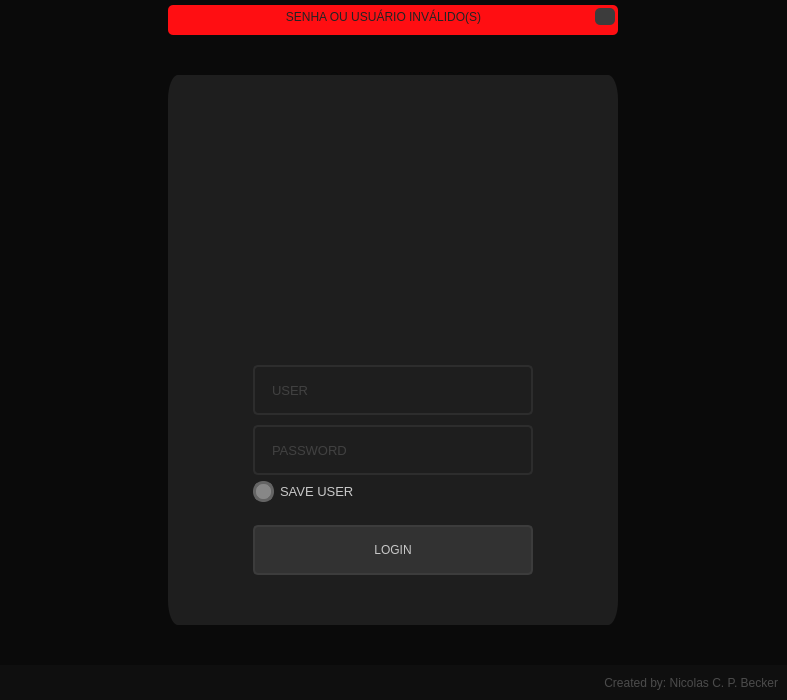
<?xml version="1.0" encoding="UTF-8"?>
<ui version="4.0">
 <class>MainWindow</class>
 <widget class="QMainWindow" name="MainWindow">
  <property name="geometry">
   <rect>
    <x>0</x>
    <y>0</y>
    <width>787</width>
    <height>700</height>
   </rect>
  </property>
  <property name="minimumSize">
   <size>
    <width>500</width>
    <height>700</height>
   </size>
  </property>
  <property name="windowTitle">
   <string>Login menu</string>
  </property>
  <property name="styleSheet">
   <string notr="true">color: rgb(200, 200, 200);
background-color: rgb(10, 10, 10);</string>
  </property>
  <widget class="QWidget" name="centralwidget">
   <layout class="QVBoxLayout" name="verticalLayout">
    <property name="spacing">
     <number>0</number>
    </property>
    <property name="leftMargin">
     <number>0</number>
    </property>
    <property name="topMargin">
     <number>0</number>
    </property>
    <property name="rightMargin">
     <number>0</number>
    </property>
    <property name="bottomMargin">
     <number>0</number>
    </property>
    <item>
     <widget class="QFrame" name="top_bar">
      <property name="maximumSize">
       <size>
        <width>16777215</width>
        <height>35</height>
       </size>
      </property>
      <property name="styleSheet">
       <string notr="true"/>
      </property>
      <property name="frameShape">
       <enum>QFrame::NoFrame</enum>
      </property>
      <property name="frameShadow">
       <enum>QFrame::Raised</enum>
      </property>
      <layout class="QHBoxLayout" name="horizontalLayout_2">
       <property name="spacing">
        <number>0</number>
       </property>
       <property name="leftMargin">
        <number>0</number>
       </property>
       <property name="topMargin">
        <number>5</number>
       </property>
       <property name="rightMargin">
        <number>0</number>
       </property>
       <property name="bottomMargin">
        <number>0</number>
       </property>
       <item>
        <widget class="QFrame" name="frame_error">
         <property name="maximumSize">
          <size>
           <width>450</width>
           <height>16777215</height>
          </size>
         </property>
         <property name="styleSheet">
          <string notr="true">QFrame {
	background-color: rgb(255, 14, 18);
	border-radius: 5px;
}</string>
         </property>
         <property name="frameShape">
          <enum>QFrame::NoFrame</enum>
         </property>
         <property name="frameShadow">
          <enum>QFrame::Raised</enum>
         </property>
         <layout class="QHBoxLayout" name="horizontalLayout_3">
          <property name="spacing">
           <number>6</number>
          </property>
          <property name="leftMargin">
           <number>10</number>
          </property>
          <property name="topMargin">
           <number>3</number>
          </property>
          <property name="rightMargin">
           <number>3</number>
          </property>
          <property name="bottomMargin">
           <number>10</number>
          </property>
          <item>
           <widget class="QLabel" name="label_error">
            <property name="styleSheet">
             <string notr="true">color: rgb(35, 35, 35);</string>
            </property>
            <property name="text">
             <string>SENHA OU USUÁRIO INVÁLIDO(S)</string>
            </property>
            <property name="alignment">
             <set>Qt::AlignCenter</set>
            </property>
           </widget>
          </item>
          <item>
           <widget class="QPushButton" name="bt_close">
            <property name="maximumSize">
             <size>
              <width>20</width>
              <height>20</height>
             </size>
            </property>
            <property name="styleSheet">
             <string notr="true">QPushButton {
	background-image: url(:/Close_Image/cil-x.png);
	border-radius: 5px;
	background-position: center;
	background-color: rgb(60, 60, 60);
}
QPushButton:hover {
	color: rgb(200, 200, 200);
	background-color:rgb(50, 50, 50);
}
QPushButton:pressed {
	color: rgb(200, 200, 200);
	background-color:rgb(35, 35, 35);
}</string>
            </property>
            <property name="text">
             <string/>
            </property>
           </widget>
          </item>
         </layout>
        </widget>
       </item>
      </layout>
     </widget>
    </item>
    <item>
     <widget class="QFrame" name="content">
      <property name="styleSheet">
       <string notr="true"/>
      </property>
      <property name="frameShape">
       <enum>QFrame::NoFrame</enum>
      </property>
      <property name="frameShadow">
       <enum>QFrame::Raised</enum>
      </property>
      <layout class="QHBoxLayout" name="horizontalLayout">
       <property name="spacing">
        <number>0</number>
       </property>
       <property name="leftMargin">
        <number>0</number>
       </property>
       <property name="topMargin">
        <number>0</number>
       </property>
       <property name="rightMargin">
        <number>0</number>
       </property>
       <property name="bottomMargin">
        <number>0</number>
       </property>
       <item>
        <widget class="QFrame" name="login_area">
         <property name="maximumSize">
          <size>
           <width>450</width>
           <height>550</height>
          </size>
         </property>
         <property name="styleSheet">
          <string notr="true">background-color: rgb(30, 30, 30);
border-radius: 10px solid;</string>
         </property>
         <property name="frameShape">
          <enum>QFrame::NoFrame</enum>
         </property>
         <property name="frameShadow">
          <enum>QFrame::Raised</enum>
         </property>
         <widget class="QFrame" name="logo">
          <property name="geometry">
           <rect>
            <x>45</x>
            <y>40</y>
            <width>360</width>
            <height>90</height>
           </rect>
          </property>
          <property name="styleSheet">
           <string notr="true">background-repeat: no-repeat;
background-position: center;</string>
          </property>
          <property name="frameShape">
           <enum>QFrame::StyledPanel</enum>
          </property>
          <property name="frameShadow">
           <enum>QFrame::Raised</enum>
          </property>
         </widget>
         <widget class="QLineEdit" name="LineEdit_User">
          <property name="geometry">
           <rect>
            <x>85</x>
            <y>290</y>
            <width>280</width>
            <height>50</height>
           </rect>
          </property>
          <property name="font">
           <font>
            <family>Segoe UI</family>
            <pointsize>10</pointsize>
           </font>
          </property>
          <property name="styleSheet">
           <string notr="true">QLineEdit {
	border: 2px solid rgb(45, 45, 45);
	border-radius: 5px;
	padding: 15px;
	background-color: rgb(30, 30, 30);
	color: rgb(100, 100, 100);
}

QLineEdit:hover {
	border: 2px solid rgb(55, 55, 55);
}

QLineEdit:focus {
	border: 2px solid rgb(255, 207, 0);
	color: rgb(200, 200, 200);
}</string>
          </property>
          <property name="maxLength">
           <number>32</number>
          </property>
          <property name="placeholderText">
           <string>USER</string>
          </property>
         </widget>
         <widget class="QLineEdit" name="LineEdit_Password">
          <property name="geometry">
           <rect>
            <x>85</x>
            <y>350</y>
            <width>280</width>
            <height>50</height>
           </rect>
          </property>
          <property name="font">
           <font>
            <family>Segoe UI</family>
            <pointsize>10</pointsize>
           </font>
          </property>
          <property name="styleSheet">
           <string notr="true">QLineEdit {
	border: 2px solid rgb(45, 45, 45);
	border-radius: 5px;
	padding: 15px;
	background-color: rgb(30, 30, 30);
	color: rgb(100, 100, 100);
}

QLineEdit:hover {
	border: 2px solid rgb(55, 55, 55);
}

QLineEdit:focus {
	border: 2px solid rgb(255, 207, 0);
	color: rgb(200, 200, 200);
}</string>
          </property>
          <property name="maxLength">
           <number>16</number>
          </property>
          <property name="echoMode">
           <enum>QLineEdit::Password</enum>
          </property>
          <property name="placeholderText">
           <string>PASSWORD</string>
          </property>
         </widget>
         <widget class="QCheckBox" name="checkBox">
          <property name="geometry">
           <rect>
            <x>85</x>
            <y>405</y>
            <width>211</width>
            <height>22</height>
           </rect>
          </property>
          <property name="font">
           <font>
            <family>Segoe UI</family>
            <pointsize>10</pointsize>
           </font>
          </property>
          <property name="styleSheet">
           <string notr="true">QCheckBox::indicator {
	border: 3px solid rgb(100, 100, 100);
	width: 15px;
	height: 15px;
	border-radius: 10px;
	background-color: rgb(135, 135, 135);
}

QCheckBox::indicator:checked {
	border: 3px solid rgb(255, 205, 0);
	background-color: rgb(255, 255, 0);
}</string>
          </property>
          <property name="text">
           <string>SAVE USER</string>
          </property>
         </widget>
         <widget class="QPushButton" name="Bt_login">
          <property name="geometry">
           <rect>
            <x>85</x>
            <y>450</y>
            <width>280</width>
            <height>50</height>
           </rect>
          </property>
          <property name="styleSheet">
           <string notr="true">QPushButton {
	background-color: rgb(50, 50, 50);
	border: 2px solid rgb(60, 60, 60);
	border-radius: 5px;
}

QPushButton:hover {
	background-color: rgb(60, 60, 60);
	border: 2px solid rgb(70, 70, 70);
}

QPushButton:pressed {
	background-color: rgb(250, 230, 0);
	border: 2px solid rgb(255, 165, 24);
	color: rgb(35, 35, 35);
}</string>
          </property>
          <property name="text">
           <string>LOGIN</string>
          </property>
         </widget>
        </widget>
       </item>
      </layout>
     </widget>
    </item>
    <item>
     <widget class="QFrame" name="bottom_bar_2">
      <property name="maximumSize">
       <size>
        <width>16777215</width>
        <height>35</height>
       </size>
      </property>
      <property name="styleSheet">
       <string notr="true">background-color: rgb(15, 15, 15);</string>
      </property>
      <property name="frameShape">
       <enum>QFrame::NoFrame</enum>
      </property>
      <property name="frameShadow">
       <enum>QFrame::Raised</enum>
      </property>
      <layout class="QVBoxLayout" name="verticalLayout_2">
       <item>
        <widget class="QLabel" name="label">
         <property name="font">
          <font>
           <family>Segoe UI</family>
          </font>
         </property>
         <property name="styleSheet">
          <string notr="true">color: rgb(75, 75, 75);
background-color: rgb(15, 15, 15);</string>
         </property>
         <property name="text">
          <string>Created by: Nicolas C. P. Becker</string>
         </property>
         <property name="alignment">
          <set>Qt::AlignRight|Qt::AlignTrailing|Qt::AlignVCenter</set>
         </property>
        </widget>
       </item>
      </layout>
     </widget>
    </item>
   </layout>
  </widget>
 </widget>
 <resources>
  <include location="file_rc.qrc"/>
 </resources>
 <connections/>
</ui>
